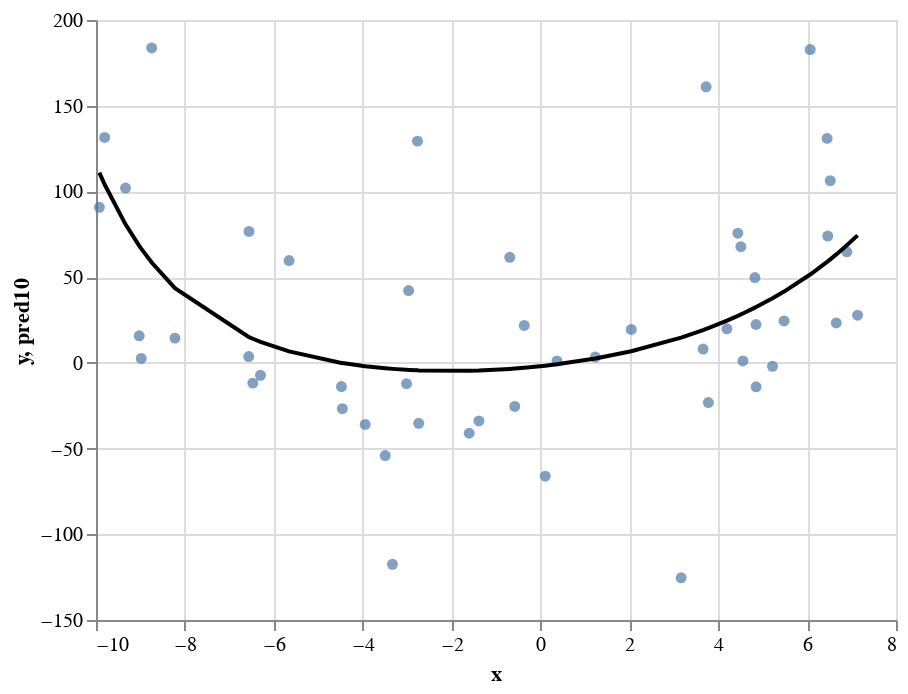

Notebook cell for this chart:
### Code cell
c+c10

### Figure 1 — Vega-Lite specification as saved in the notebook (floating-point values rounded to 4 significant figures)
{"config": {"view": {"continuousWidth": 400, "continuousHeight": 300}}, "layer": [{"mark": "circle", "encoding": {"x": {"field": "x", "type": "quantitative"}, "y": {"field": "y", "type": "quantitative"}}}, {"mark": {"type": "line", "color": "black"}, "encoding": {"x": {"field": "x", "type": "quantitative"}, "y": {"field": "pred10", "type": "quantitative"}}}], "data": {"name": "data-9d447f94b274486bc2962153f5c956fd"}, "$schema": "https://vega.github.io/schema/vega-lite/v4.17.0.json", "datasets": {"data-9d447f94b274486bc2962153f5c956fd": [{"x": -3.329, "y": -117.5, "pred": -18.23, "pred0": -18.23, "pred10": -3.51}, {"x": 6.465, "y": 73.95, "pred": 97.21, "pred0": 97.21, "pred10": 59.23}, {"x": -4.478, "y": -13.81, "pred": -20.2, "pred0": -20.2, "pred10": -0.04894}, {"x": 2.043, "y": 19.46, "pred": -12.33, "pred0": -12.33, "pred10": 6.784}, {"x": 4.851, "y": 22.38, "pred": 35.16, "pred0": 35.16, "pred10": 32.54}, {"x": -0.5785, "y": -25.45, "pred": -0.5387, "pred0": -0.5387, "pred10": -3.332}, {"x": -6.557, "y": 76.68, "pred": 26.01, "pred0": 26.01, "pred10": 15.0}, {"x": -5.656, "y": 59.65, "pred": 3.491, "pred0": 3.491, "pred10": 6.665}, {"x": 0.1085, "y": -66.1, "pred": -7.917, "pred0": -7.917, "pred10": -1.669}, {"x": 4.556, "y": 1.09, "pred": 28.09, "pred0": 28.09, "pred10": 28.81}, {"x": -6.299, "y": -7.251, "pred": 20.28, "pred0": 20.28, "pred10": 12.25}, {"x": 6.45, "y": 130.9, "pred": 97.23, "pred0": 97.23, "pred10": 58.92}, {"x": 3.66, "y": 8.062, "pred": 12.69, "pred0": 12.69, "pred10": 19.15}, {"x": -8.982, "y": 2.575, "pred": 67.56, "pred0": 67.56, "pred10": 66.62}, {"x": -9.027, "y": 15.78, "pred": 69.65, "pred0": 69.65, "pred10": 68.26}, {"x": 5.482, "y": 24.44, "pred": 58.2, "pred0": 58.2, "pred10": 41.59}, {"x": -3.943, "y": -35.9, "pred": -22.38, "pred0": -22.38, "pred10": -1.976}, {"x": 7.135, "y": 27.82, "pred": 12.31, "pred0": 12.31, "pred10": 74.37}, {"x": 4.196, "y": 19.89, "pred": 21.34, "pred0": 21.34, "pred10": 24.65}, {"x": -9.925, "y": 90.76, "pred": 107.6, "pred0": 107.6, "pred10": 110.9}, {"x": -0.69, "y": 61.59, "pred": 0.3825, "pred0": 0.3825, "pred10": -3.542}, {"x": 4.51, "y": 67.75, "pred": 27.14, "pred0": 27.14, "pred10": 28.26}, {"x": -9.336, "y": 102.0, "pred": 85.8, "pred0": 85.8, "pred10": 80.79}, {"x": 4.441, "y": 75.65, "pred": 25.77, "pred0": 25.77, "pred10": 27.44}, {"x": -6.563, "y": 3.705, "pred": 26.14, "pred0": 26.14, "pred10": 15.07}, {"x": 0.3716, "y": 1.135, "pred": -10.83, "pred0": -10.83, "pred10": -0.8572}, {"x": 6.521, "y": 106.3, "pred": 96.72, "pred0": 96.72, "pred10": 60.39}, {"x": -2.966, "y": 42.19, "pred": -13.58, "pred0": -13.58, "pred10": -4.115}, {"x": 3.166, "y": -125.4, "pred": 4.54, "pred0": 4.54, "pred10": 14.75}, {"x": 5.222, "y": -1.985, "pred": 47.26, "pred0": 47.26, "pred10": 37.68}, {"x": -6.471, "y": -11.81, "pred": 24.19, "pred0": 24.19, "pred10": 14.04}, {"x": 6.893, "y": 64.81, "pred": 68.48, "pred0": 68.48, "pred10": 68.57}, {"x": -3.493, "y": -54.09, "pred": -19.9, "pred0": -19.9, "pred10": -3.165}, {"x": -8.747, "y": 183.7, "pred": 57.89, "pred0": 57.89, "pred10": 58.52}, {"x": -1.384, "y": -33.87, "pred": 2.734, "pred0": 2.734, "pred10": -4.47}, {"x": 4.852, "y": -13.99, "pred": 35.21, "pred0": 35.21, "pred10": 32.56}, {"x": 3.728, "y": 161.0, "pred": 13.77, "pred0": 13.77, "pred10": 19.8}, {"x": -2.738, "y": -35.24, "pred": -10.33, "pred0": -10.33, "pred10": -4.388}, {"x": -1.603, "y": -41.06, "pred": 2.07, "pred0": 2.07, "pred10": -4.628}, {"x": -8.224, "y": 14.43, "pred": 44.97, "pred0": 44.97, "pred10": 43.6}, {"x": -0.364, "y": 21.82, "pred": -2.608, "pred0": -2.608, "pred10": -2.883}, {"x": 6.657, "y": 23.28, "pred": 92.18, "pred0": 92.18, "pred10": 63.27}, {"x": -9.805, "y": 131.5, "pred": 106.5, "pred0": 106.5, "pred10": 104.0}, {"x": 1.236, "y": 3.383, "pred": -16.37, "pred0": -16.37, "pred10": 2.531}, {"x": -2.766, "y": 129.3, "pred": -10.73, "pred0": -10.73, "pred10": -4.359}, {"x": -4.458, "y": -26.76, "pred": -20.4, "pred0": -20.4, "pred10": -0.1336}, {"x": 4.826, "y": 49.78, "pred": 34.49, "pred0": 34.49, "pred10": 32.21}, {"x": -3.012, "y": -12.16, "pred": -14.23, "pred0": -14.23, "pred10": -4.049}, {"x": 3.778, "y": -23.18, "pred": 14.57, "pred0": 14.57, "pred10": 20.29}, {"x": 6.069, "y": 182.8, "pred": 86.96, "pred0": 86.96, "pred10": 51.55}]}}
